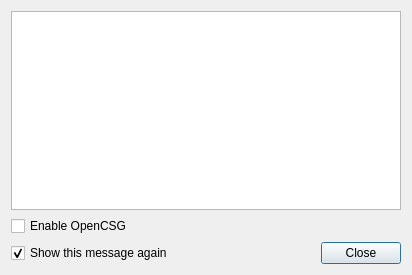
<?xml version="1.0" encoding="UTF-8"?>
<ui version="4.0">
 <class>OpenCSGWarningDialog</class>
 <widget class="QDialog" name="OpenCSGWarningDialog">
  <property name="geometry">
   <rect>
    <x>0</x>
    <y>0</y>
    <width>412</width>
    <height>275</height>
   </rect>
  </property>
  <property name="windowTitle">
   <string>OpenGL Warning</string>
  </property>
  <layout class="QVBoxLayout" name="verticalLayout">
   <item>
    <widget class="QTextEdit" name="warningText">
     <property name="readOnly">
      <bool>true</bool>
     </property>
     <property name="html">
      <string>&lt;!DOCTYPE HTML PUBLIC &quot;-//W3C//DTD HTML 4.0//EN&quot; &quot;http://www.w3.org/TR/REC-html40/strict.dtd&quot;&gt;
&lt;html&gt;&lt;head&gt;&lt;meta name=&quot;qrichtext&quot; content=&quot;1&quot; /&gt;&lt;style type=&quot;text/css&quot;&gt;
p, li { white-space: pre-wrap; }
&lt;/style&gt;&lt;/head&gt;&lt;body style=&quot; font-family:'Lucida Grande'; font-size:13pt; font-weight:400; font-style:normal;&quot;&gt;
&lt;p style=&quot;-qt-paragraph-type:empty; margin-top:0px; margin-bottom:0px; margin-left:0px; margin-right:0px; -qt-block-indent:0; text-indent:0px;&quot;&gt;&lt;/p&gt;&lt;/body&gt;&lt;/html&gt;</string>
     </property>
    </widget>
   </item>
   <item>
    <widget class="QCheckBox" name="enableOpenCSGBox">
     <property name="text">
      <string>Enable OpenCSG</string>
     </property>
    </widget>
   </item>
   <item>
    <layout class="QHBoxLayout" name="horizontalLayout">
     <item>
      <widget class="QCheckBox" name="showBox">
       <property name="text">
        <string>Show this message again</string>
       </property>
       <property name="checked">
        <bool>true</bool>
       </property>
      </widget>
     </item>
     <item>
      <spacer name="horizontalSpacer">
       <property name="orientation">
        <enum>Qt::Horizontal</enum>
       </property>
       <property name="sizeHint" stdset="0">
        <size>
         <width>40</width>
         <height>20</height>
        </size>
       </property>
      </spacer>
     </item>
     <item>
      <widget class="QPushButton" name="closeButton">
       <property name="text">
        <string>Close</string>
       </property>
      </widget>
     </item>
    </layout>
   </item>
  </layout>
 </widget>
 <resources/>
 <connections>
  <connection>
   <sender>closeButton</sender>
   <signal>clicked()</signal>
   <receiver>OpenCSGWarningDialog</receiver>
   <slot>accept()</slot>
   <hints>
    <hint type="sourcelabel">
     <x>361</x>
     <y>246</y>
    </hint>
    <hint type="destinationlabel">
     <x>205</x>
     <y>137</y>
    </hint>
   </hints>
  </connection>
 </connections>
</ui>
